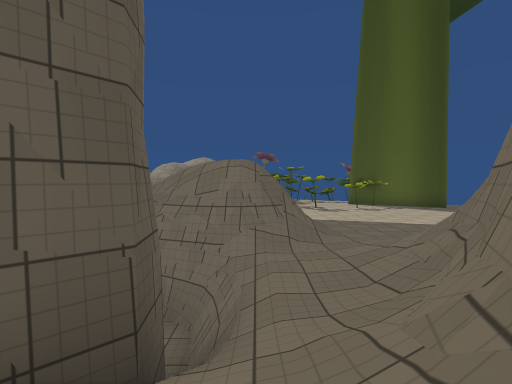
view 1 (above)

22 first-person views from a walk through a Unity game level. The camera is 1.4 m above the floor, tilts 2° down and sees 80° across. The floor is counted in squares, 2 m on a side. Each view is taken from the middle of a square. On the plan, view 1 faces up. The plan holds only what a view shows up to about 10 squares ahead; the rest is blank. The place goes on beyond the plan. The player is left out. Some surface patterns are stand-ins.

view 2
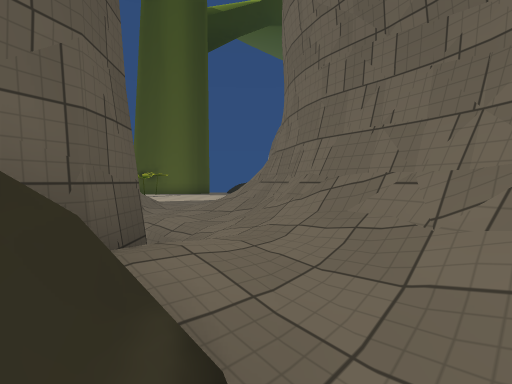

view 3
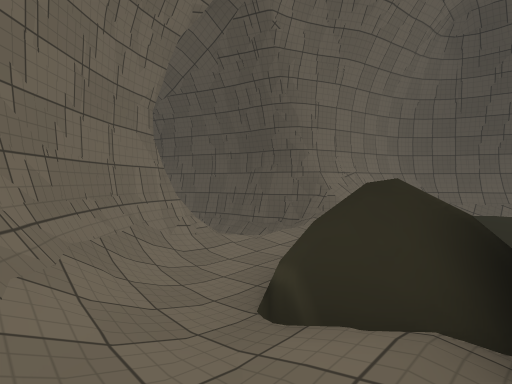

view 4
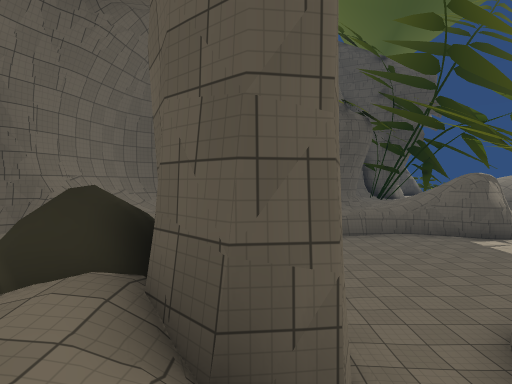

view 5
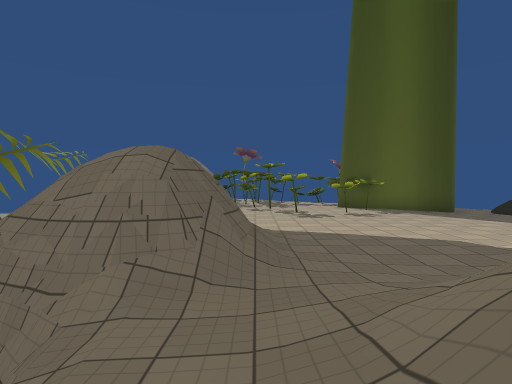

view 6
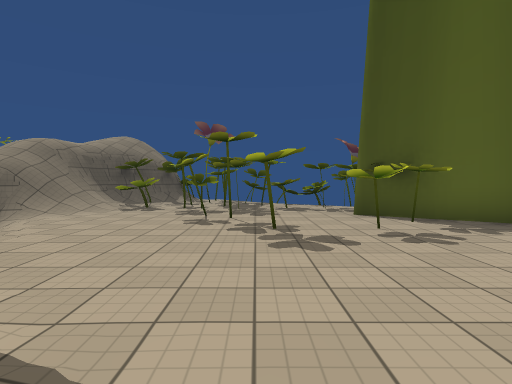

view 7
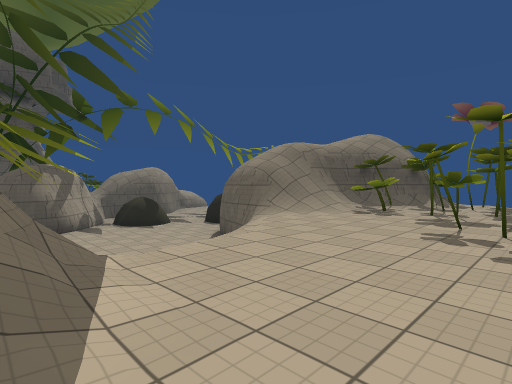

view 8
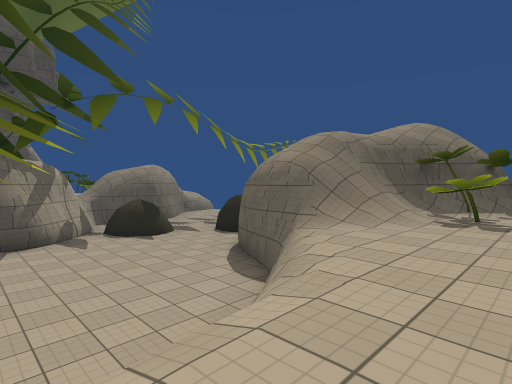

view 9
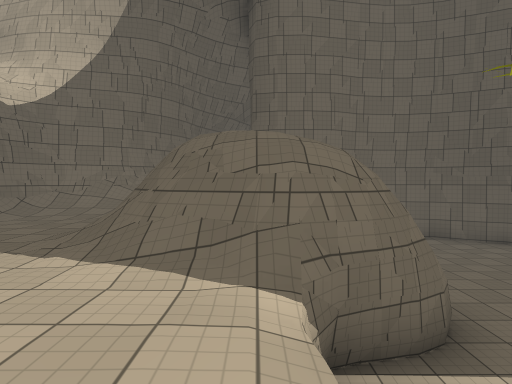

view 10
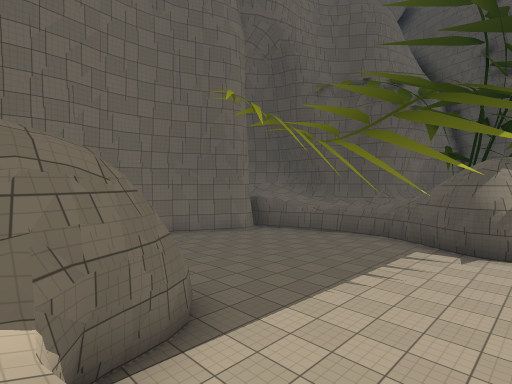

view 11
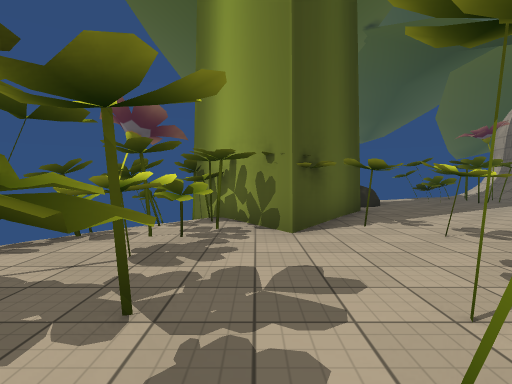

view 12
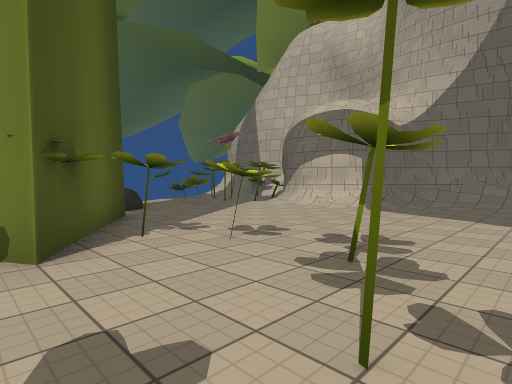

view 13
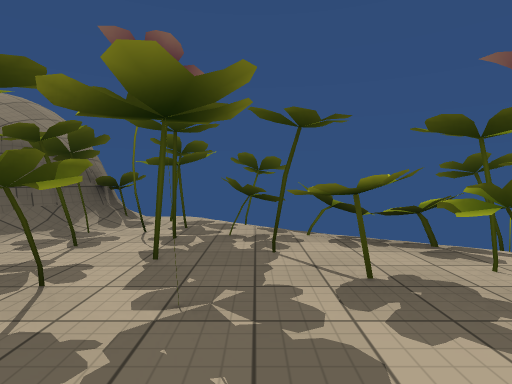

view 14
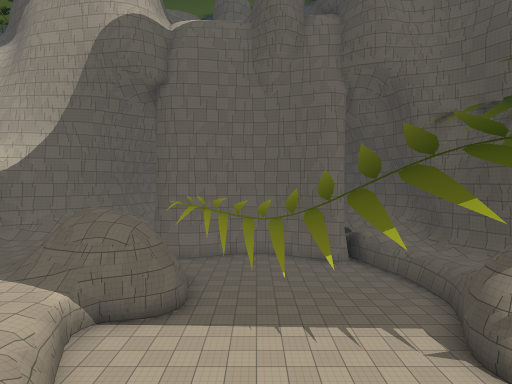

view 15
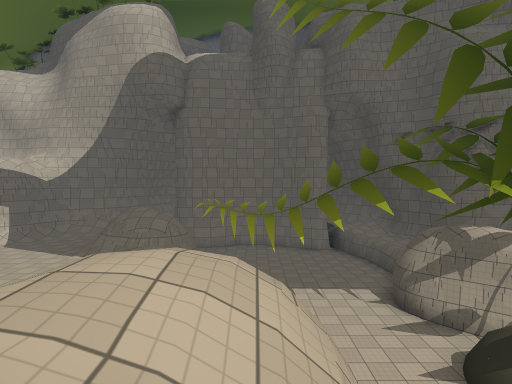

view 16
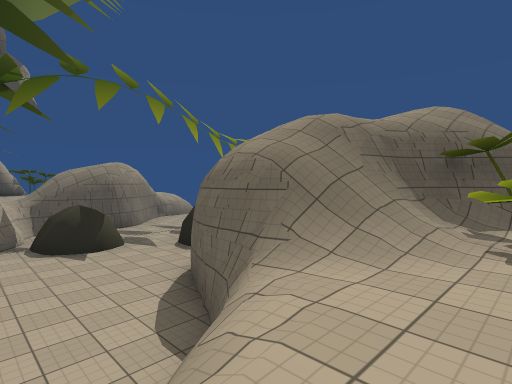

view 17
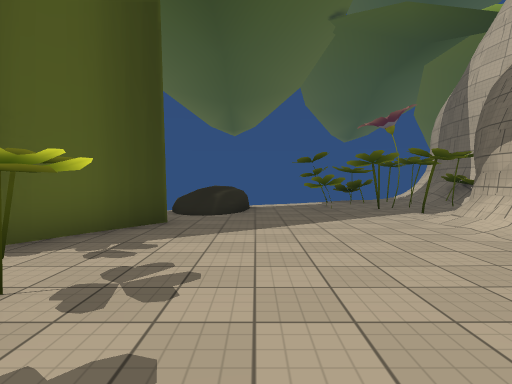

view 18
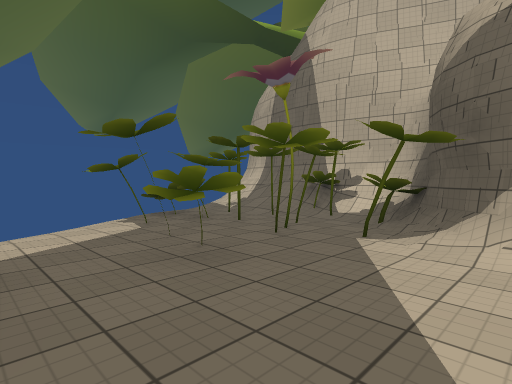

view 19
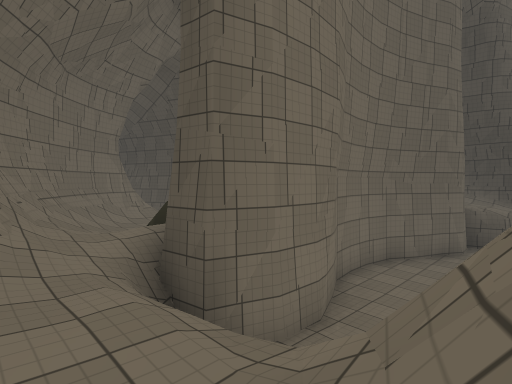

view 20
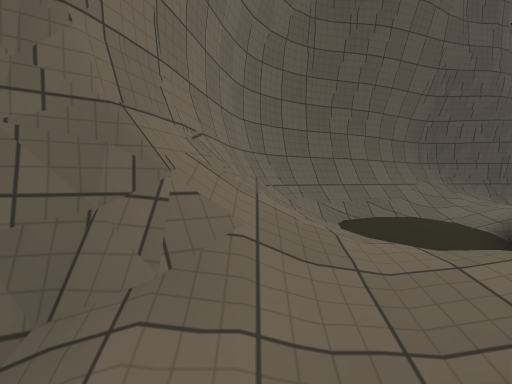

view 21
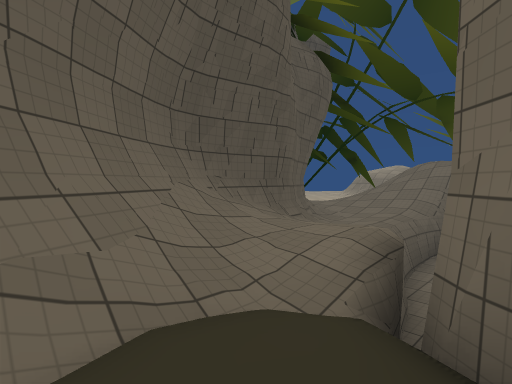

view 22
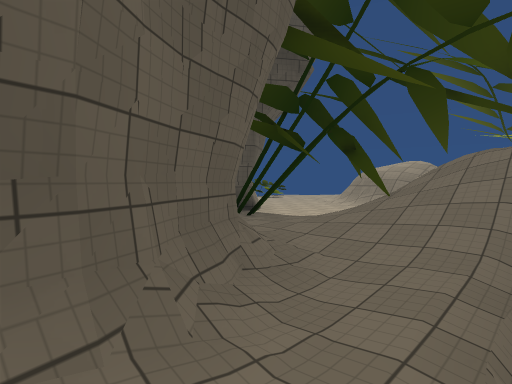

### Floor plan
Key: @ floor where view 1 was taken; # wall or solid block; x gap in a wall; . main floor; : floor 3.25 m higher than the main floor; / step, stairs or slope; = window, fence, low wall or low ledge; ≈ liquid the walk keeps out of; ^ raised ledge; v drop or lower ground; O other object.
Columns run from 16 left of view 1 to 14 right of it. Each row starts with its distance up from view 1.
 20               v
 19              //###
 18            ////####.
 17            /:/####^^^##v
 16       vvvvv///####.#^O##
 15      ≈≈≈vv ////^##OO####
 14   //≈  ≈vvvv///......##
 13  ///≈  vvvvv≈/...O...O##
 12 ....#vvvvvvv≈≈/......O.#..O
 11 ...  =v≈≈≈≈≈≈≈≈...O.O....
 10 #..////≈≈≈≈≈≈≈≈..........././
  9 ###.///≈≈≈#≈≈≈≈..........##../
  8   ..///≈≈≈≈≈≈≈###........^###.
  7    /..≈≈≈≈≈≈≈≈##^.........##^^=
  6    #/.≈≈≈≈≈≈≈≈###=.../###.###
  5     #./≈≈≈≈≈≈≈v##/../## #####
  4     #//≈≈≈≈≈≈≈≈≈/.//##
  3     #/.≈≈≈≈≈≈≈≈≈//###
  2     #//=##≈≈≈v #//#
  1      #/./  # vx//##
  0       #/./ / .=.@#
 -1       v#//./==//##
 -2        ##///...##
 -3          ###//##
 -4            #  #
 -5            #
 -6            v#

Positions as (right, up) in squares from view 1, and headings:
1: (0, 0), facing up
2: (-2, -1), facing up-right
3: (0, 1), facing down-left
4: (1, 2), facing left
5: (1, 2), facing up
6: (2, 7), facing up
7: (2, 8), facing up-left
8: (0, 9), facing up-left
9: (-1, 11), facing down
10: (-1, 11), facing down-left
11: (0, 14), facing right
12: (1, 14), facing down-right
13: (2, 13), facing up
14: (-5, 15), facing down
15: (-5, 18), facing down
16: (-1, 11), facing up-left
17: (2, 10), facing right
18: (7, 10), facing down-right
19: (1, 5), facing down-left
20: (-4, -2), facing left
21: (-8, 0), facing up-left
22: (-10, 4), facing up-left
